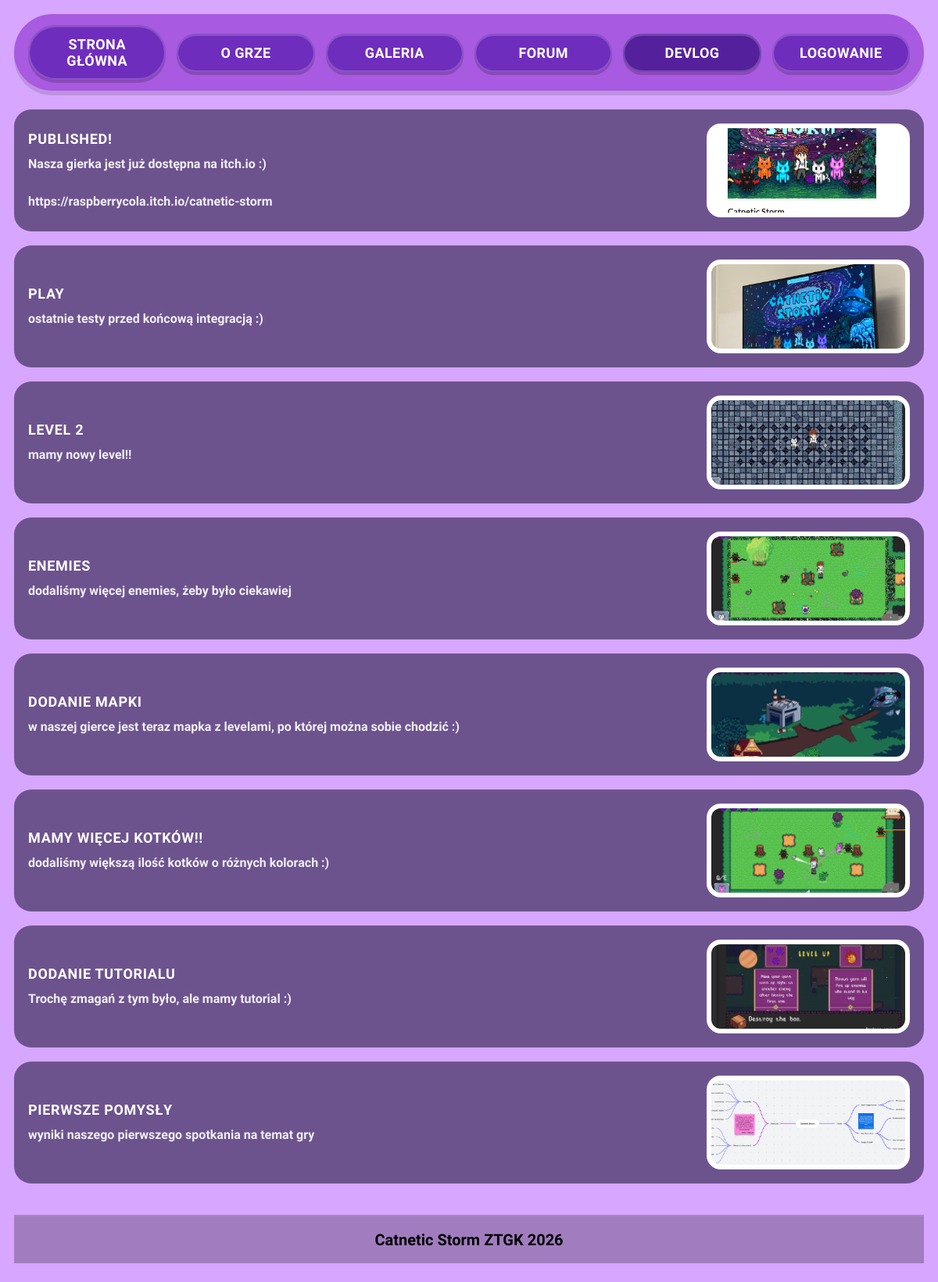
Page /devlog.php on the committed database.
### tables this page shows
CREATE TABLE `devlog_posts` (
  `devlog_id` int(11) NOT NULL,
  `title` varchar(50) NOT NULL,
  `content` text NOT NULL,
  `image_path` varchar(255) NOT NULL,
  `created_at` timestamp NOT NULL DEFAULT current_timestamp(),
  `author_id` int(11) NOT NULL
);

### devlog.php (the view, shortened to what this page needs)
<?php
  require __DIR__ . '/includes/db.php';
  $stmt = $pdo->query("
    SELECT devlog_id, title, content, image_path, created_at
    FROM devlog_posts
    ORDER BY created_at DESC, devlog_id DESC
  ");
  $posts = $stmt->fetchAll();
?>
<!DOCTYPE html>
<html lang="pl">
<head>
  <?php include __DIR__ . '/includes/head.php'; ?>
</head>
<body>
  <?php include __DIR__ . '/includes/header.php'; ?>
  <main>
    <section id="devlog-list" class="devlog">
      <?php foreach ($posts as $p): ?>
        <?php
          $id = (int)$p['devlog_id'];
          $title = (string)$p['title'];
          $body = (string)$p['content'];
          $image = (string)$p['image_path'];
        ?>
        <article class="post-card" tabindex="0"
          data-post-id="<?= $id ?>"
          data-title="<?= htmlspecialchars($title) ?>"
          data-body="<?= htmlspecialchars($body) ?>"
          data-image="<?= htmlspecialchars($image) ?>"
        >
          <div class="post-left">
            <h2 class="post-title"><?= htmlspecialchars($title) ?></h2>
            <p class="post-body">
              <?= nl2br(htmlspecialchars($body)) ?>
            </p>
          </div>
          <div class="post-right">
            <?php if (trim($image) !== ''): ?>
<img
  class="post-img"
  src="<?= htmlspecialchars($image) ?>"
  alt="<?= htmlspecialchars('Grafika do wpisu: ' . $title) ?>"
  loading="lazy"
/>
            <?php endif; ?>
          </div>
        </article>
      <?php endforeach; ?>
    </section>
  </main>
  <?php include __DIR__ . '/includes/footer.php'; ?>
</body>
</html>

### css/style.css (style rules this page uses)
:root { --bg: #d7a6ff; --menu-bg: #a85ae0; --pill: #6f2dbd; --pill-hover: #5c22a6; --pill-active: #55209b; --frame-bg: #b47ee0; --frame-border: #5a2aa4; }
* { box-sizing: border-box; font-family: inherit; }
body { margin: 0; font-family: 'Pixelify Sans', sans-serif; font-size: 20px; background: var(--bg); padding: 18px 18px 24px; display: flex; flex-direction: column; min-height: 100vh; }
main { width: 100%; display: flex; justify-content: center; padding: 0; flex: 1; }
.devlog { width: 100%; display: flex; flex-direction: column; gap: 18px; padding-top: 12px; }
.post-card { width: 100%; background: rgba(74, 55, 104, .75); border-radius: 22px; padding: 18px; display: grid; grid-template-columns: 1fr 260px; gap: 16px; align-items: center; cursor: pointer; }
.post-title { margin: 0 0 10px; color: #fff; font-weight: 900; letter-spacing: .7px; font-size: 18px; text-transform: uppercase; }
.post-body { margin: 0; color: rgba(255,255,255,.9); font-size: 16px; font-weight: 700; line-height: 1.5; white-space: normal; }
.post-right { display: flex; justify-content: flex-end; }
.post-img { width: 100%; height: 120px; border-radius: 18px; background: #fff; object-fit: cover; display: block; border: 6px solid rgba(255,255,255,.95); }

### rows in the picture
devlog_posts: title "PUBLISHED!", content "Nasza gierka jest już dostępna na itch.io :) https://raspberrycola.itch.io/catnetic-storm", image_path (picture)
devlog_posts: title "PLAY", content "ostatnie testy przed końcową integracją :)", image_path (picture)
devlog_posts: title "LEVEL 2", content "mamy nowy level!!", image_path (picture)
devlog_posts: title "ENEMIES", content "dodaliśmy więcej enemies, żeby było ciekawiej", image_path (picture)
devlog_posts: title "DODANIE MAPKI", content "w naszej gierce jest teraz mapka z levelami, po której można sobie chodzić :)", image_path (picture)
devlog_posts: title "MAMY WIĘCEJ KOTKÓW!!", content "dodaliśmy większą ilość kotków o różnych kolorach :)", image_path (picture)
devlog_posts: title "DODANIE TUTORIALU", content "Trochę zmagań z tym było, ale mamy tutorial :)", image_path (picture)
devlog_posts: title "PIERWSZE POMYSŁY", content "wyniki naszego pierwszego spotkania na temat gry", image_path (picture)
